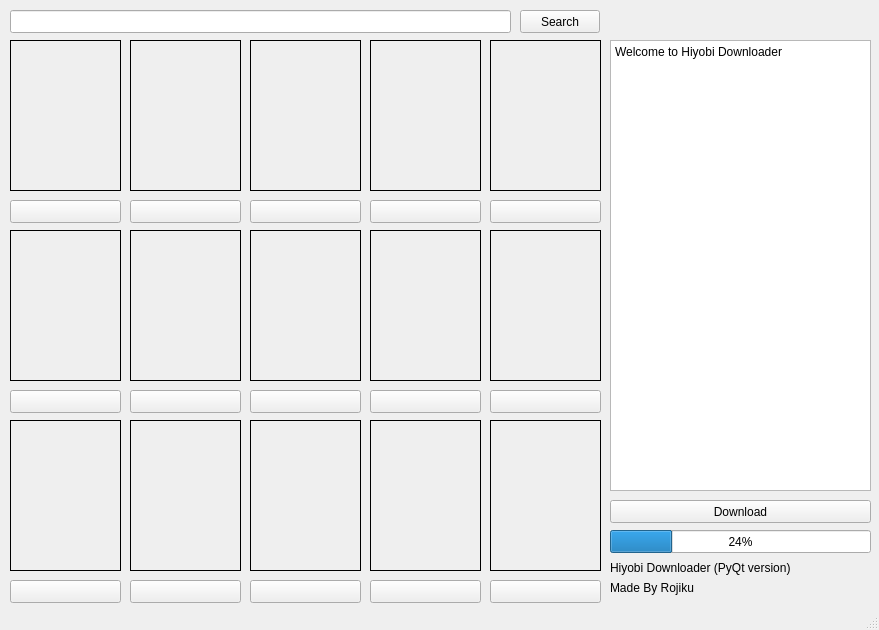
<?xml version="1.0" encoding="UTF-8"?>
<ui version="4.0">
 <class>MainWindow</class>
 <widget class="QMainWindow" name="MainWindow">
  <property name="geometry">
   <rect>
    <x>0</x>
    <y>0</y>
    <width>879</width>
    <height>630</height>
   </rect>
  </property>
  <property name="windowTitle">
   <string>Hiyobi Downloader</string>
  </property>
  <widget class="QWidget" name="centralwidget">
   <widget class="QTextBrowser" name="textBrowser">
    <property name="geometry">
     <rect>
      <x>610</x>
      <y>40</y>
      <width>261</width>
      <height>451</height>
     </rect>
    </property>
    <property name="html">
     <string>&lt;!DOCTYPE HTML PUBLIC &quot;-//W3C//DTD HTML 4.0//EN&quot; &quot;http://www.w3.org/TR/REC-html40/strict.dtd&quot;&gt;
&lt;html&gt;&lt;head&gt;&lt;meta name=&quot;qrichtext&quot; content=&quot;1&quot; /&gt;&lt;style type=&quot;text/css&quot;&gt;
p, li { white-space: pre-wrap; }
&lt;/style&gt;&lt;/head&gt;&lt;body style=&quot; font-family:'Sans Serif'; font-size:9pt; font-weight:400; font-style:normal;&quot;&gt;
&lt;p style=&quot; margin-top:0px; margin-bottom:0px; margin-left:0px; margin-right:0px; -qt-block-indent:0; text-indent:0px;&quot;&gt;Welcome to Hiyobi Downloader&lt;/p&gt;&lt;/body&gt;&lt;/html&gt;</string>
    </property>
   </widget>
   <widget class="QProgressBar" name="progressBar">
    <property name="geometry">
     <rect>
      <x>610</x>
      <y>530</y>
      <width>261</width>
      <height>23</height>
     </rect>
    </property>
    <property name="value">
     <number>24</number>
    </property>
   </widget>
   <widget class="QLabel" name="label">
    <property name="geometry">
     <rect>
      <x>610</x>
      <y>560</y>
      <width>261</width>
      <height>16</height>
     </rect>
    </property>
    <property name="text">
     <string>Hiyobi Downloader (PyQt version)</string>
    </property>
   </widget>
   <widget class="QLineEdit" name="searchBar">
    <property name="geometry">
     <rect>
      <x>10</x>
      <y>10</y>
      <width>501</width>
      <height>23</height>
     </rect>
    </property>
   </widget>
   <widget class="QPushButton" name="searchButton">
    <property name="geometry">
     <rect>
      <x>520</x>
      <y>10</y>
      <width>80</width>
      <height>23</height>
     </rect>
    </property>
    <property name="text">
     <string>Search</string>
    </property>
   </widget>
   <widget class="QPushButton" name="downloadButton">
    <property name="geometry">
     <rect>
      <x>610</x>
      <y>500</y>
      <width>261</width>
      <height>23</height>
     </rect>
    </property>
    <property name="text">
     <string>Download</string>
    </property>
   </widget>
   <widget class="QLabel" name="label_2">
    <property name="geometry">
     <rect>
      <x>610</x>
      <y>580</y>
      <width>261</width>
      <height>16</height>
     </rect>
    </property>
    <property name="text">
     <string>Made By Rojiku</string>
    </property>
   </widget>
   <widget class="QLabel" name="thumbnail_1">
    <property name="geometry">
     <rect>
      <x>10</x>
      <y>40</y>
      <width>111</width>
      <height>151</height>
     </rect>
    </property>
    <property name="frameShape">
     <enum>QFrame::Box</enum>
    </property>
    <property name="text">
     <string/>
    </property>
   </widget>
   <widget class="QPushButton" name="pushButton_1">
    <property name="geometry">
     <rect>
      <x>10</x>
      <y>200</y>
      <width>111</width>
      <height>23</height>
     </rect>
    </property>
    <property name="text">
     <string/>
    </property>
   </widget>
   <widget class="QPushButton" name="pushButton_2">
    <property name="geometry">
     <rect>
      <x>130</x>
      <y>200</y>
      <width>111</width>
      <height>23</height>
     </rect>
    </property>
    <property name="text">
     <string/>
    </property>
   </widget>
   <widget class="QPushButton" name="pushButton_3">
    <property name="geometry">
     <rect>
      <x>250</x>
      <y>200</y>
      <width>111</width>
      <height>23</height>
     </rect>
    </property>
    <property name="text">
     <string/>
    </property>
   </widget>
   <widget class="QPushButton" name="pushButton_4">
    <property name="geometry">
     <rect>
      <x>370</x>
      <y>200</y>
      <width>111</width>
      <height>23</height>
     </rect>
    </property>
    <property name="text">
     <string/>
    </property>
   </widget>
   <widget class="QPushButton" name="pushButton_5">
    <property name="geometry">
     <rect>
      <x>490</x>
      <y>200</y>
      <width>111</width>
      <height>23</height>
     </rect>
    </property>
    <property name="text">
     <string/>
    </property>
   </widget>
   <widget class="QPushButton" name="pushButton_6">
    <property name="geometry">
     <rect>
      <x>10</x>
      <y>390</y>
      <width>111</width>
      <height>23</height>
     </rect>
    </property>
    <property name="text">
     <string/>
    </property>
   </widget>
   <widget class="QPushButton" name="pushButton_7">
    <property name="geometry">
     <rect>
      <x>130</x>
      <y>390</y>
      <width>111</width>
      <height>23</height>
     </rect>
    </property>
    <property name="text">
     <string/>
    </property>
   </widget>
   <widget class="QPushButton" name="pushButton_8">
    <property name="geometry">
     <rect>
      <x>250</x>
      <y>390</y>
      <width>111</width>
      <height>23</height>
     </rect>
    </property>
    <property name="text">
     <string/>
    </property>
   </widget>
   <widget class="QPushButton" name="pushButton_9">
    <property name="geometry">
     <rect>
      <x>370</x>
      <y>390</y>
      <width>111</width>
      <height>23</height>
     </rect>
    </property>
    <property name="text">
     <string/>
    </property>
   </widget>
   <widget class="QPushButton" name="pushButton_10">
    <property name="geometry">
     <rect>
      <x>490</x>
      <y>390</y>
      <width>111</width>
      <height>23</height>
     </rect>
    </property>
    <property name="text">
     <string/>
    </property>
   </widget>
   <widget class="QPushButton" name="pushButton_11">
    <property name="geometry">
     <rect>
      <x>10</x>
      <y>580</y>
      <width>111</width>
      <height>23</height>
     </rect>
    </property>
    <property name="text">
     <string/>
    </property>
   </widget>
   <widget class="QPushButton" name="pushButton_12">
    <property name="geometry">
     <rect>
      <x>130</x>
      <y>580</y>
      <width>111</width>
      <height>23</height>
     </rect>
    </property>
    <property name="text">
     <string/>
    </property>
   </widget>
   <widget class="QPushButton" name="pushButton_13">
    <property name="geometry">
     <rect>
      <x>250</x>
      <y>580</y>
      <width>111</width>
      <height>23</height>
     </rect>
    </property>
    <property name="text">
     <string/>
    </property>
   </widget>
   <widget class="QPushButton" name="pushButton_14">
    <property name="geometry">
     <rect>
      <x>370</x>
      <y>580</y>
      <width>111</width>
      <height>23</height>
     </rect>
    </property>
    <property name="text">
     <string/>
    </property>
   </widget>
   <widget class="QPushButton" name="pushButton_15">
    <property name="geometry">
     <rect>
      <x>490</x>
      <y>580</y>
      <width>111</width>
      <height>23</height>
     </rect>
    </property>
    <property name="text">
     <string/>
    </property>
   </widget>
   <widget class="QLabel" name="thumbnail_2">
    <property name="geometry">
     <rect>
      <x>130</x>
      <y>40</y>
      <width>111</width>
      <height>151</height>
     </rect>
    </property>
    <property name="frameShape">
     <enum>QFrame::Box</enum>
    </property>
    <property name="text">
     <string/>
    </property>
   </widget>
   <widget class="QLabel" name="thumbnail_3">
    <property name="geometry">
     <rect>
      <x>250</x>
      <y>40</y>
      <width>111</width>
      <height>151</height>
     </rect>
    </property>
    <property name="frameShape">
     <enum>QFrame::Box</enum>
    </property>
    <property name="text">
     <string/>
    </property>
   </widget>
   <widget class="QLabel" name="thumbnail_4">
    <property name="geometry">
     <rect>
      <x>370</x>
      <y>40</y>
      <width>111</width>
      <height>151</height>
     </rect>
    </property>
    <property name="frameShape">
     <enum>QFrame::Box</enum>
    </property>
    <property name="text">
     <string/>
    </property>
   </widget>
   <widget class="QLabel" name="thumbnail_5">
    <property name="geometry">
     <rect>
      <x>490</x>
      <y>40</y>
      <width>111</width>
      <height>151</height>
     </rect>
    </property>
    <property name="frameShape">
     <enum>QFrame::Box</enum>
    </property>
    <property name="text">
     <string/>
    </property>
   </widget>
   <widget class="QLabel" name="thumbnail_6">
    <property name="geometry">
     <rect>
      <x>10</x>
      <y>230</y>
      <width>111</width>
      <height>151</height>
     </rect>
    </property>
    <property name="frameShape">
     <enum>QFrame::Box</enum>
    </property>
    <property name="text">
     <string/>
    </property>
   </widget>
   <widget class="QLabel" name="thumbnail_7">
    <property name="geometry">
     <rect>
      <x>130</x>
      <y>230</y>
      <width>111</width>
      <height>151</height>
     </rect>
    </property>
    <property name="frameShape">
     <enum>QFrame::Box</enum>
    </property>
    <property name="text">
     <string/>
    </property>
   </widget>
   <widget class="QLabel" name="thumbnail_8">
    <property name="geometry">
     <rect>
      <x>250</x>
      <y>230</y>
      <width>111</width>
      <height>151</height>
     </rect>
    </property>
    <property name="frameShape">
     <enum>QFrame::Box</enum>
    </property>
    <property name="text">
     <string/>
    </property>
   </widget>
   <widget class="QLabel" name="thumbnail_9">
    <property name="geometry">
     <rect>
      <x>370</x>
      <y>230</y>
      <width>111</width>
      <height>151</height>
     </rect>
    </property>
    <property name="frameShape">
     <enum>QFrame::Box</enum>
    </property>
    <property name="text">
     <string/>
    </property>
   </widget>
   <widget class="QLabel" name="thumbnail_10">
    <property name="geometry">
     <rect>
      <x>490</x>
      <y>230</y>
      <width>111</width>
      <height>151</height>
     </rect>
    </property>
    <property name="frameShape">
     <enum>QFrame::Box</enum>
    </property>
    <property name="text">
     <string/>
    </property>
   </widget>
   <widget class="QLabel" name="thumbnail_11">
    <property name="geometry">
     <rect>
      <x>10</x>
      <y>420</y>
      <width>111</width>
      <height>151</height>
     </rect>
    </property>
    <property name="frameShape">
     <enum>QFrame::Box</enum>
    </property>
    <property name="text">
     <string/>
    </property>
   </widget>
   <widget class="QLabel" name="thumbnail_12">
    <property name="geometry">
     <rect>
      <x>130</x>
      <y>420</y>
      <width>111</width>
      <height>151</height>
     </rect>
    </property>
    <property name="frameShape">
     <enum>QFrame::Box</enum>
    </property>
    <property name="text">
     <string/>
    </property>
   </widget>
   <widget class="QLabel" name="thumbnail_13">
    <property name="geometry">
     <rect>
      <x>250</x>
      <y>420</y>
      <width>111</width>
      <height>151</height>
     </rect>
    </property>
    <property name="frameShape">
     <enum>QFrame::Box</enum>
    </property>
    <property name="text">
     <string/>
    </property>
   </widget>
   <widget class="QLabel" name="thumbnail_14">
    <property name="geometry">
     <rect>
      <x>370</x>
      <y>420</y>
      <width>111</width>
      <height>151</height>
     </rect>
    </property>
    <property name="frameShape">
     <enum>QFrame::Box</enum>
    </property>
    <property name="text">
     <string/>
    </property>
   </widget>
   <widget class="QLabel" name="thumbnail_15">
    <property name="geometry">
     <rect>
      <x>490</x>
      <y>420</y>
      <width>111</width>
      <height>151</height>
     </rect>
    </property>
    <property name="frameShape">
     <enum>QFrame::Box</enum>
    </property>
    <property name="text">
     <string/>
    </property>
   </widget>
  </widget>
  <widget class="QStatusBar" name="statusbar"/>
 </widget>
 <resources/>
 <connections/>
</ui>
